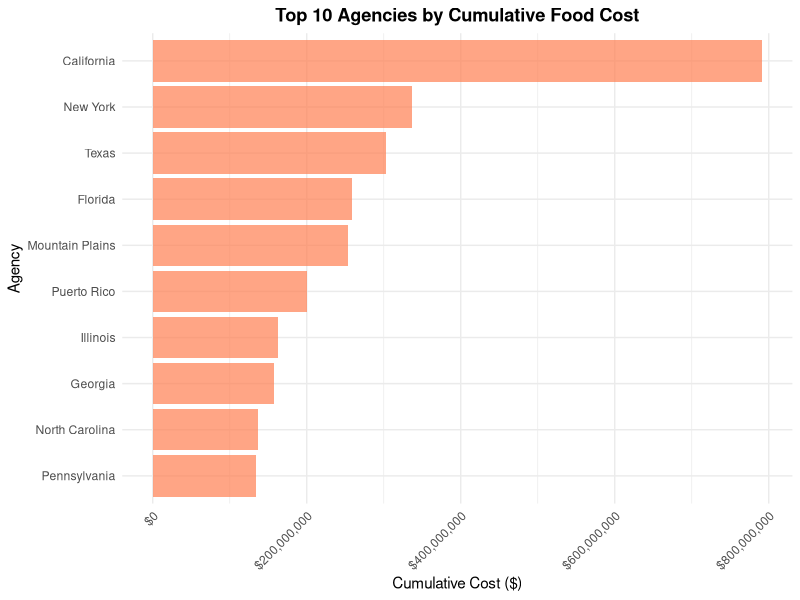
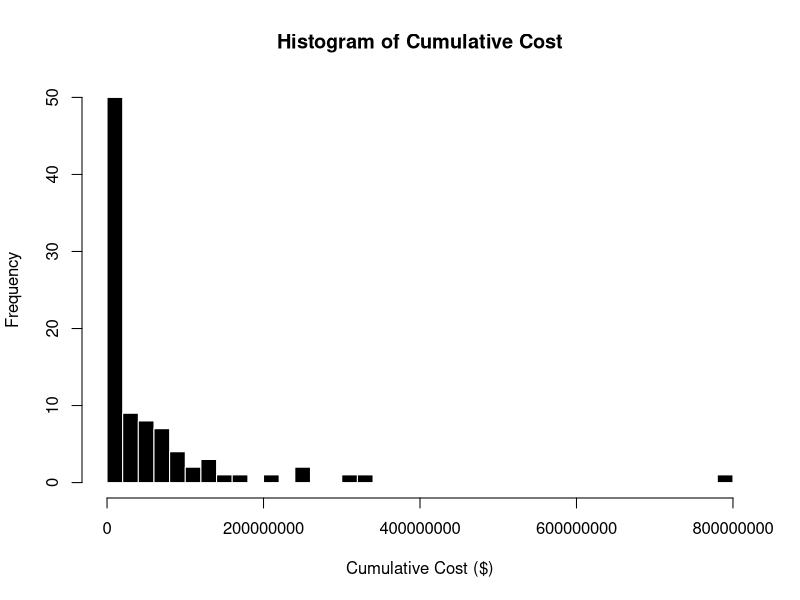
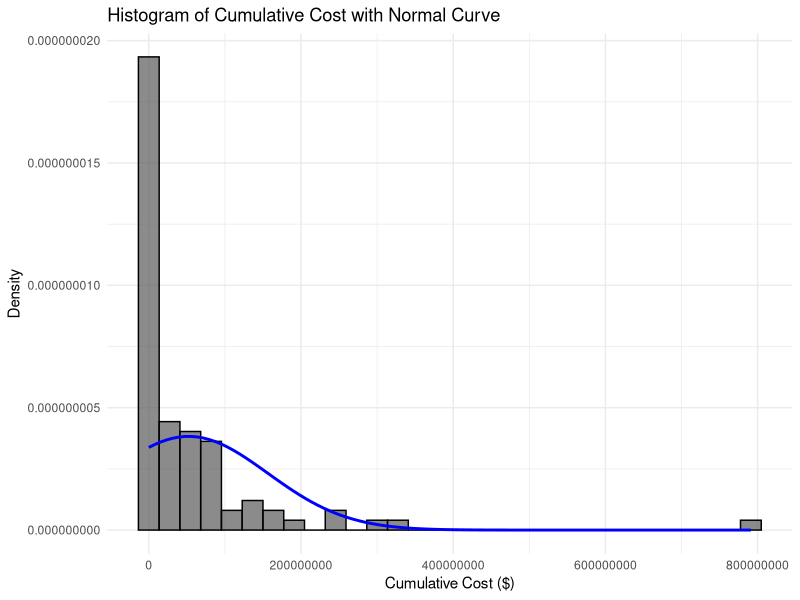
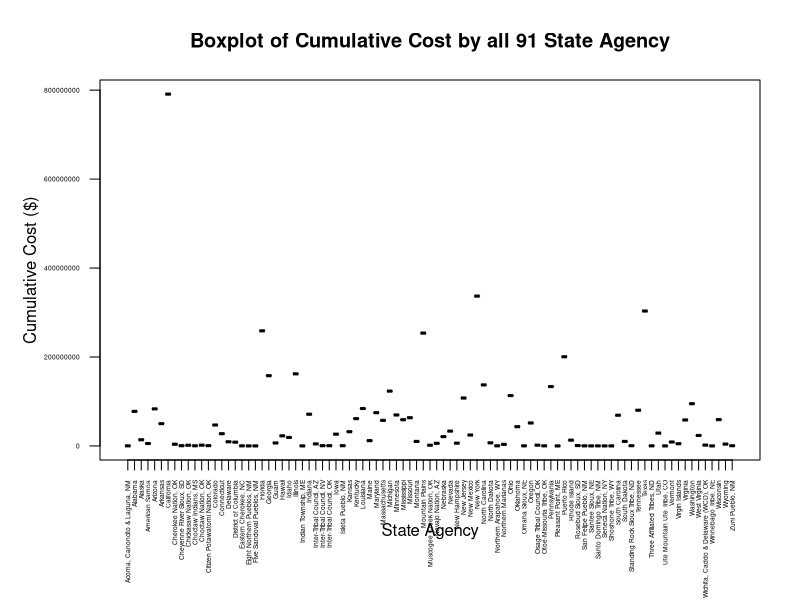

Write R code to recreate these figures, in order.
# Load required library
library(tidyverse)

# Load the dataset
food_data <- read_csv("Food_Costs_2013.csv")

# Knowing about the dataset
print(head(food_data))
#printing the columns names in the dataset
print(colnames(food_data))

# Check for missing values
print(colSums(is.na(food_data)))

# Remove rows with all NA values in monthly columns
# Monthly columns (excluding first and last)
monthly_cols <- colnames(food_data)[2:13]

# Drop rows where all monthly values are missing
food_data <- food_data[rowSums(is.na(food_data[, monthly_cols])) < length(monthly_cols),]

# Rename columns for easier handling
colnames(food_data) <- c("State_Agency",
                         "Oct_2012","Nov_2012","Dec_2012",
                         "Jan_2013","Feb_2013","Mar_2013",
                         "Apr_2013","May_2013","Jun_2013",
                         "Jul_2013","Aug_2013","Sep_2013",
                         "Cumulative_Cost")

# Handle the Texas duplicate row (row 41 is empty, row 42 has data)
food_data <- food_data[!is.na(food_data$State_Agency), ]

# Convert monthly columns to numeric (handle any remaining issues)
monthly_cols_new <- c("Oct_2012","Nov_2012","Dec_2012",
                      "Jan_2013","Feb_2013","Mar_2013",
                      "Apr_2013","May_2013","Jun_2013",
                      "Jul_2013","Aug_2013","Sep_2013")
# column variables changes into numeric
for(col in monthly_cols_new) {
  food_data[[col]] <- as.numeric(food_data[[col]])
}

# Remove rows where State_Agency name is empty or NA
food_data <- food_data[!is.na(food_data$State_Agency) & food_data$State_Agency != "", ]
cat("\nTotal number of agencies:", nrow(food_data), "\n")

# Calculate total costs by month
monthly_totals <- food_data %>%
  select(all_of(monthly_cols_new)) %>%
  colSums(na.rm = TRUE)
print(monthly_totals)

# Overall statistics
cat("\nOverall Statistics for Monthly Costs:\n")
all_monthly_values <- unlist(food_data[, monthly_cols_new])
all_monthly_values <- all_monthly_values[!is.na(all_monthly_values)]
cat("Mean:", mean(all_monthly_values), "\n")
cat("Median:", median(all_monthly_values), "\n")
cat("Standard Deviation:", sd(all_monthly_values), "\n")
cat("Minimum:", min(all_monthly_values), "\n")
cat("Maximum:", max(all_monthly_values), "\n")

cat("\nADDITIONAL INSIGHTS\n")
# Identify state agencies vs tribal organizations
state_agencies <- food_data %>%
  filter(!grepl("Indian|Tribal|Nation|Pueblo|Tribe|Sioux|Cherokee|Choctaw|Chickasaw|Creek|Potawatomi|Osage|Otoe|Wichita|Caddo|Delaware|Acoma|Laguna|Pueblos|Isleta|San Felipe|Santo Domingo|Zuni|Navajo|Ute|Omaha|Santee|Winnebago|Standing Rock|Three Affiliated|Cheyenne River|Rosebud|Northern Arapahoe|Shoshone|Inter-Tribal", State_Agency, ignore.case = TRUE))

tribal_orgs <- food_data %>%
  filter(grepl("Indian|Tribal|Nation|Pueblo|Tribe|Sioux|Cherokee|Choctaw|Chickasaw|Creek|Potawatomi|Osage|Otoe|Wichita|Caddo|Delaware|Acoma|Laguna|Pueblos|Isleta|San Felipe|Santo Domingo|Zuni|Navajo|Ute|Omaha|Santee|Winnebago|Standing Rock|Three Affiliated|Cheyenne River|Rosebud|Northern Arapahoe|Shoshone|Inter-Tribal",State_Agency, ignore.case = TRUE))

cat("\nNumber of State Agencies:", nrow(state_agencies), "\n")
cat("Number of Tribal Organizations:", nrow(tribal_orgs), "\n")

cat("\nTotal Cost - State Agencies:", sum(state_agencies$Cumulative_Cost, na.rm = TRUE), "\n")
cat("Total Cost - Tribal Organizations:", sum(tribal_orgs$Cumulative_Cost, na.rm = TRUE), "\n")

# Calculate percentage of total
total_all <- sum(food_data$Cumulative_Cost, na.rm = TRUE)
cat("\nPercentage - State Agencies:", 
    round(sum(state_agencies$Cumulative_Cost, na.rm = TRUE) / total_all * 100, 2), "%\n")
cat("Percentage - Tribal Organizations:", 
    round(sum(tribal_orgs$Cumulative_Cost, na.rm = TRUE) / total_all * 100, 2), "%\n")

# Set theme for better-looking plots
theme_set(theme_minimal() + 
            theme(plot.title = element_text(hjust = 0.5, face = "bold"),
                  axis.text.x = element_text(angle = 45, hjust = 1)))

# Top 10 agencies by cumulative cost
top_10 <- food_data %>%
  arrange(desc(Cumulative_Cost)) %>%
  head(10) %>%
  select(State_Agency, Cumulative_Cost)
print(top_10)

# Plot 1: Top 10 Agencies by Cumulative Cost (Bar Chart)
p1 <- ggplot(top_10, aes(x = reorder(State_Agency, Cumulative_Cost), y = Cumulative_Cost)) +
  geom_bar(stat = "identity", fill = "coral", alpha = 0.7) +
  coord_flip() +
  labs(title = "Top 10 Agencies by Cumulative Food Cost",
       x = "Agency",
       y = "Cumulative Cost ($)") +
  scale_y_continuous(labels = scales::dollar_format())
print(p1)

#Creating the Histogram
# Disable scientific notation
options(scipen = 999)
hist(food_data$Cumulative_Cost,
     breaks = 30,
     col = "black",
     border = "white",
     main = "Histogram of Cumulative Cost",
     xlab = "Cumulative Cost ($)")

# Plot histogram with normal curve overlay
ggplot(food_data, aes(x = Cumulative_Cost)) +
  geom_histogram(
    aes(y =..density..), 
    bins = 30,
    color = "black", 
    alpha = 0.7
  ) +
  stat_function(
    fun = dnorm, 
    args = list(mean = mean(food_data$Cumulative_Cost, na.rm = TRUE), 
                sd = sd(food_data$Cumulative_Cost, na.rm = TRUE)),
    color = "Blue", 
    size = 1
  ) +
  labs(
    title = "Histogram of Cumulative Cost with Normal Curve",
    x = "Cumulative Cost ($)",
    y = "Density"
  ) +
  theme_minimal()


# creating boxplot
par(mar = c(7, 5, 4, 2))  # more space for x-axis labels
boxplot(Cumulative_Cost ~ State_Agency,
        data = food_data,
        main = "Boxplot of Cumulative Cost by all 91 State Agency",
        xlab = "State Agency",
        ylab = "Cumulative Cost ($)",
        las = 2,                 # rotate x-axis labels
        outline = TRUE,          # show outliers
        cex.axis = 0.4) 

# I Selecting 5 groups on State_Agency
# Reshape data to long format for easier analysis
monthly_colss <- grep("201", colnames(food_data), value = TRUE)
# Convert from wide to long format
long_df <- food_data %>%
  pivot_longer(
    cols = all_of(monthly_colss),
    names_to = "Month",
    values_to = "Monthly_Cost"
  )
